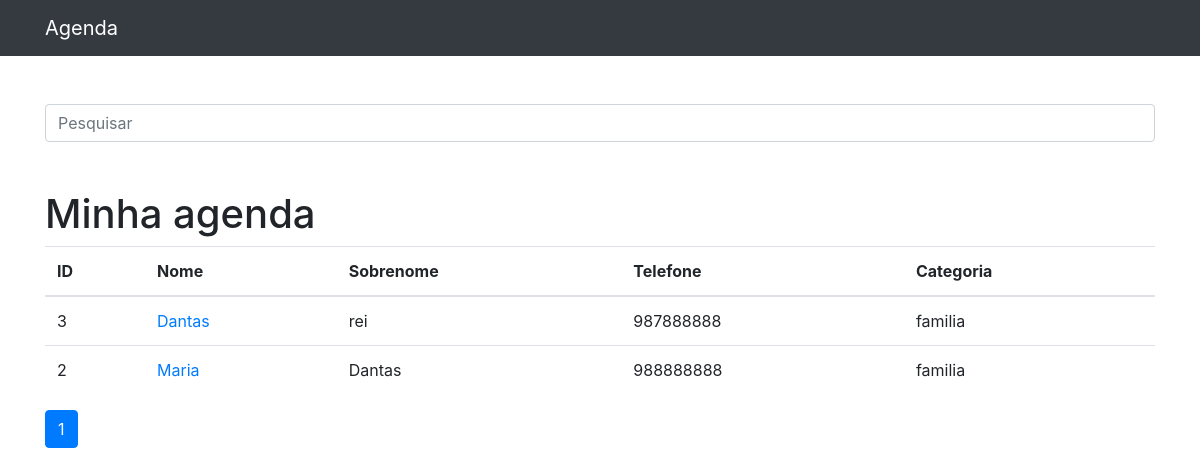
The page / on the database its author committed.
### contatos/models.py (models this page shows, shortened)
class Contato(models.Model):
    nome = models.CharField(max_length=255)
    sobrenome = models.CharField(max_length=255, blank=True)
    telefone = models.CharField(max_length=255)
    email = models.CharField(max_length=255, blank=True)
    data_criacao = models.DateTimeField(default=timezone.now)
    descricao = models.TextField(blank=True)
    categoria = models.ForeignKey(Categoria, on_delete=models.DO_NOTHING)
    mostrar = models.BooleanField(default=True)
    foto = models.ImageField(blank=True, upload_to='fotos/%Y/%m')

class Categoria(models.Model):
    nome = models.CharField(max_length=255)
    def __str__(self):
        return self.nome

### contatos/views.py (the view)
# urls.py: path('', views.index, name='index'),
def index(request):
    contatos = Contato.objects.order_by('-id').filter(
        mostrar=True
    )
    paginator = Paginator(contatos, 5)
    page = request.GET.get('p')
    contatos = paginator.get_page(page)
    return render(request, 'contatos/index.html', {
        'contatos': contatos
    })

### contatos/templates/contatos/index.html
{%extends 'base.html'%}
{% block conteudo %}
<h1 class="mt-5">Minha agenda</h1>
<table class="table">
  <thead>
    <tr>
      <th> ID </th>
      <th>Nome</th>
      <th>Sobrenome</th>
      <th>Telefone</th>
      <th>Categoria</th>
    </tr>
  </thead>
  <tbody>
    {% for contato in contatos %}
      <tr>
        <td> {{contato.id}} </td>
        <td>
          <a href="{% url 'ver_contato' contato.id %}"> {{contato.nome}}</a>
        </td>
        <td>{{contato.sobrenome}}</td>
        <td>{{contato.telefone}}</td>
        <td>{{contato.categoria}}</td>
      </tr>
    {% endfor %}
  </tbody>
</table>
<nav aria-label="Navegação de página exemplo">
  <ul class="pagination">
    {% for pagina in contatos.paginator.page_range  %}
      {% if contatos.number == pagina %}
        <li class="page-item active">
          <a class="page-link" href="?p={{ pagina }}">{{ pagina }}</a>
        </li>
        {% else %}
        <li class="page-item">
          <a class="page-link" href="?p={{ pagina }}">{{ pagina }}</a>
        </li>
        {%endif%}
    {% endfor %}
  </ul>
</nav>
{% endblock %}

### rows shown on the page
Contato: id "3", nome "Dantas", sobrenome "rei", telefone "987888888", categoria "familia"
Contato: id "2", nome "Maria", sobrenome "Dantas", telefone "988888888", categoria "familia"

### other values the page prints
{{ pagina }} "1"
